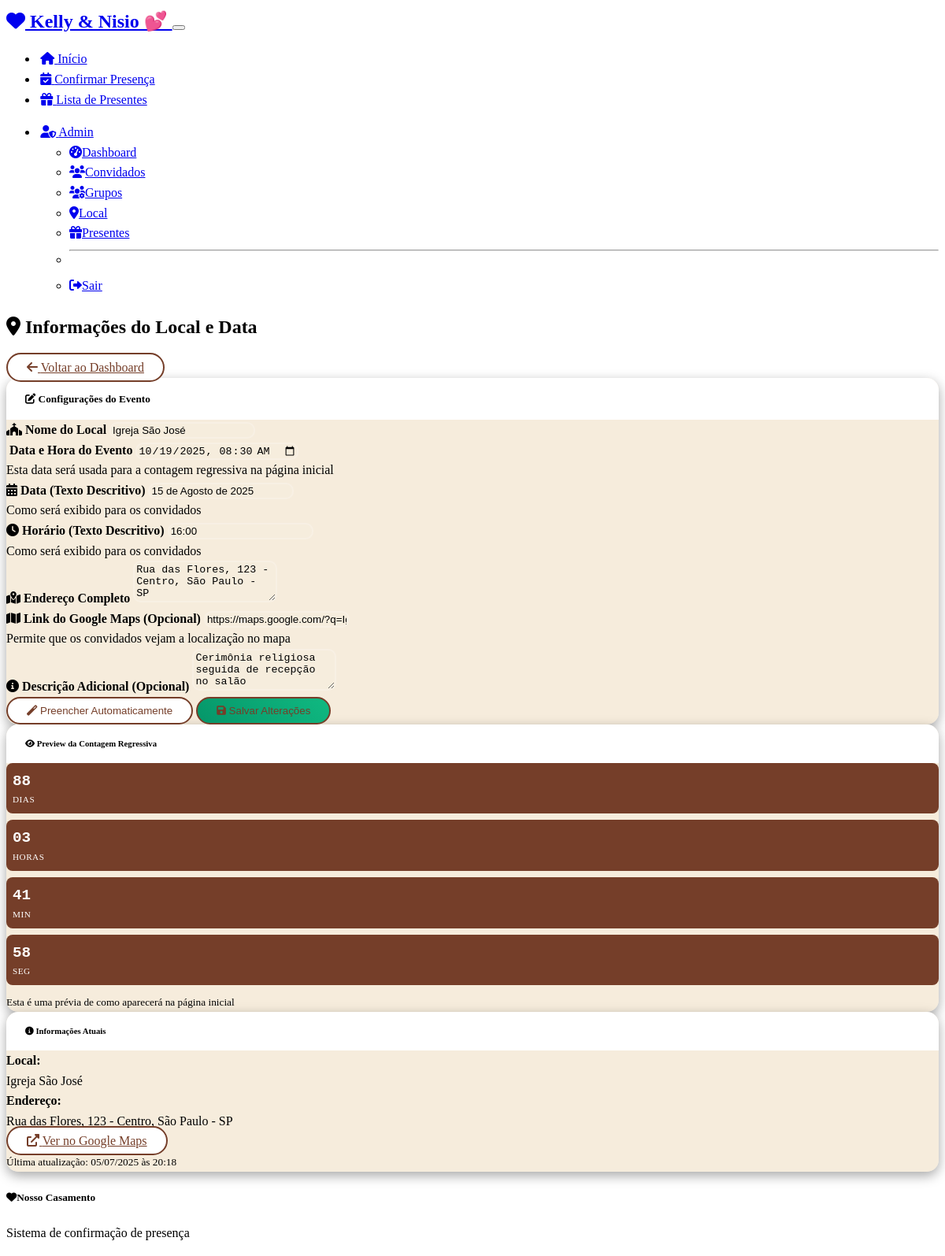
/admin/venue (signed in), run on an earlier commit of the app's database.
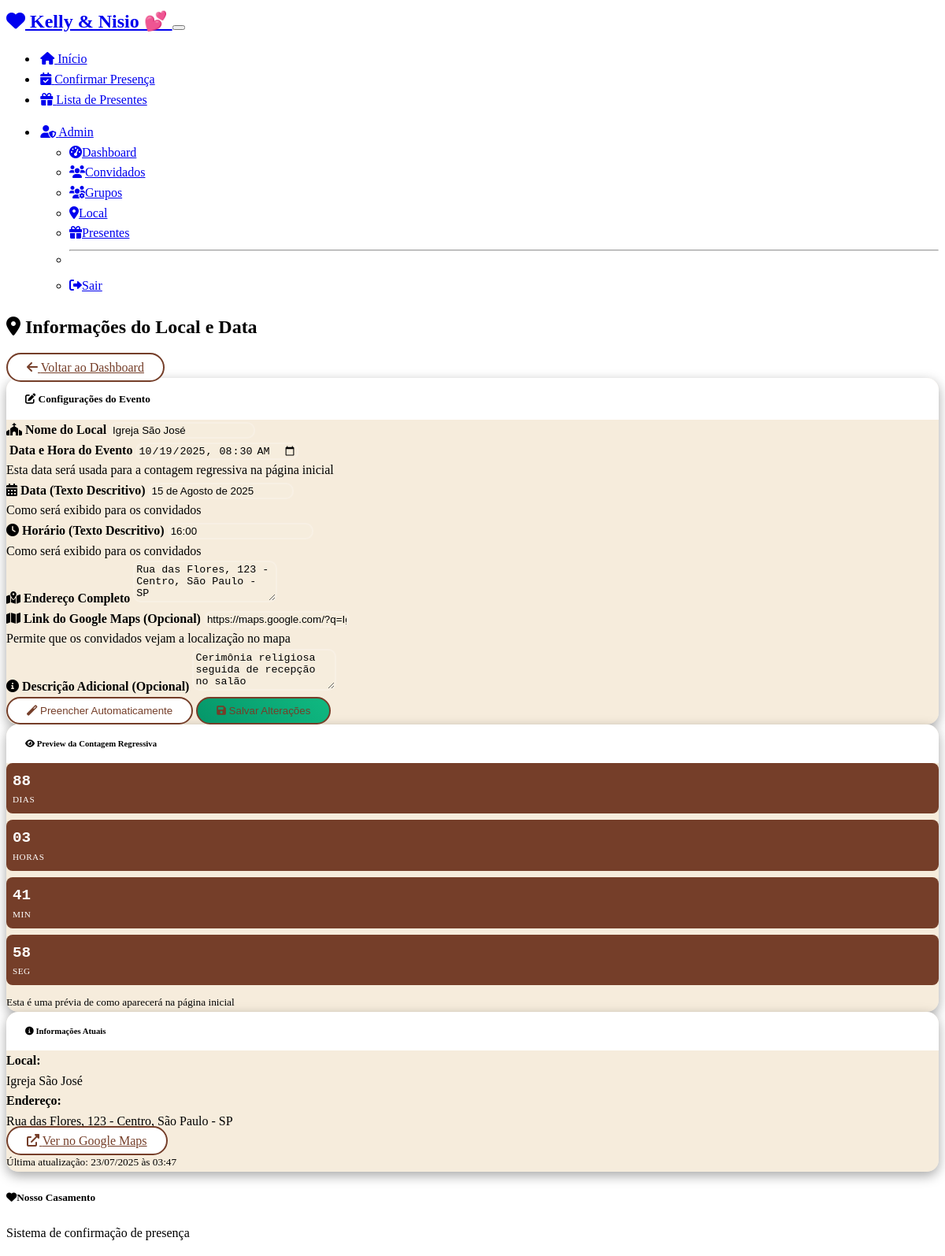
And on a later commit of the database.
### models.py (models this page shows)
class VenueInfo(db.Model):
    id = db.Column(db.Integer, primary_key=True)
    name = db.Column(db.String(200), nullable=False)
    address = db.Column(db.Text, nullable=False)
    map_link = db.Column(db.Text)  # Link do Google Maps
    description = db.Column(db.Text)
    date = db.Column(db.String(100))
    time = db.Column(db.String(100))
    event_datetime = db.Column(db.DateTime)  # Data e hora precisas do evento
    created_at = db.Column(db.DateTime, default=datetime.utcnow)
    updated_at = db.Column(db.DateTime, default=datetime.utcnow, onupdate=datetime.utcnow)

### routes.py (the view)
@app.route('/admin/venue')
def admin_venue():
    if 'admin_id' not in session:
        flash('Acesso negado!', 'danger')
        return redirect(url_for('admin_login'))
    venue = VenueInfo.query.first()
    return render_template('admin_venue.html', venue=venue)

### templates/admin_venue.html (shortened to what the changed rows need)
{% extends "base.html" %}
{% block content %}
<div class="row">
    <div class="col-12">
        <div class="d-flex justify-content-between align-items-center mb-4">
            <h2>
                <i class="fas fa-map-marker-alt me-2"></i>
                Informações do Local e Data
            </h2>
        </div>
        <div class="row">
            <div class="col-lg-8 mb-4">
                <div class="card">
                    <div class="card-body">
                        <form method="POST" action="{{ url_for('update_venue') }}">
                            <div class="row">
                                <div class="col-md-6 mb-3">
                                    <label for="name" class="form-label">
                                        <i class="fas fa-church me-2"></i>
                                        Nome do Local
                                    </label>
                                    <input type="text"
                                           class="form-control"
                                           id="name"
                                           name="name"
                                           value="{{ venue.name if venue else '' }}"
                                           required
                                           placeholder="Ex: Igreja Santa Maria">
                                </div>
                                <div class="col-md-6 mb-3">
                                    <label for="event_datetime" class="form-label">
                                        Data e Hora do Evento
                                    </label>
                                    <input type="datetime-local"
                                           class="form-control"
                                           id="event_datetime"
                                           name="event_datetime"
                                           value="{{ venue.event_datetime.strftime('%Y-%m-%dT%H:%M') if venue and venue.event_datetime else '2025-10-19T08:30' }}"
                                           required>
                                    <div class="form-text">Esta data será usada para a contagem regressiva na página inicial</div>
                                </div>
                            </div>
                            <div class="row">
                                <div class="col-md-6 mb-3">
                                    <label for="date" class="form-label">
                                        <i class="fas fa-calendar-alt me-2"></i>
                                        Data (Texto Descritivo)
                                    </label>
                                    <input type="text"
                                           class="form-control"
                                           id="date"
                                           name="date"
                                           value="{{ venue.date if venue else '' }}"
                                           placeholder="Ex: 19 de Outubro de 2025">
                                    <div class="form-text">Como será exibido para os convidados</div>
                                </div>
                                <div class="col-md-6 mb-3">
                                    <label for="time" class="form-label">
                                        <i class="fas fa-clock me-2"></i>
                                        Horário (Texto Descritivo)
                                    </label>
                                    <input type="text"
                                           class="form-control"
                                           id="time"
                                           name="time"
                                           value="{{ venue.time if venue else '' }}"
                                           placeholder="Ex: 8:30 da manhã">
                                    <div class="form-text">Como será exibido para os convidados</div>
                                </div>
                            </div>
                            <div class="mb-3">
                                <label for="address" class="form-label">
                                    <i class="fas fa-map-marked-alt me-2"></i>
                                    Endereço Completo
                                </label>
                                <textarea class="form-control"
                                          id="address"
                                          name="address"
                                          rows="3"
                                          required
                                          placeholder="Ex: Rua das Flores, 123 - Centro - São Paulo - SP">{{ venue.address if venue else '' }}</textarea>
                            </div>
                            <div class="mb-3">
                                <label for="map_link" class="form-label">
                                    <i class="fas fa-map me-2"></i>
                                    Link do Google Maps (Opcional)
                                </label>
                                <input type="url"
                                       class="form-control"
                                       id="map_link"
                                       name="map_link"
                                       value="{{ venue.map_link if venue else '' }}"
                                       placeholder="https://maps.google.com/...">
                                <div class="form-text">Permite que os convidados vejam a localização no mapa</div>
                            </div>
                            <div class="mb-3">
                                <label for="description" class="form-label">
                                    <i class="fas fa-info-circle me-2"></i>
                                    Descrição Adicional (Opcional)
                                </label>
                                <textarea class="form-control"
                                          id="description"
                                          name="description"
                                          rows="3"
                                          placeholder="Ex: Informações sobre estacionamento, dress code, etc.">{{ venue.description if venue else '' }}</textarea>
                            </div>
                        </form>
                    </div>
                </div>
            </div>
            <div class="col-lg-4">
                {% if venue %}
                <div class="card">
                    <div class="card-header">
                        <h6 class="mb-0">
                            <i class="fas fa-info-circle me-2"></i>
                            Informações Atuais
                        </h6>
                    </div>
                    <div class="card-body">
                        <div class="mb-3">
                            <strong>Local:</strong><br>
                            <span class="text-muted">{{ venue.name }}</span>
                        </div>
                        <div class="mb-3">
                            <strong>Endereço:</strong><br>
                            <span class="text-muted">{{ venue.address }}</span>
                        </div>
                        {% if venue.map_link %}
                        <div class="mb-3">
                            <a href="{{ venue.map_link }}" target="_blank" class="btn btn-outline-primary btn-sm">
                                <i class="fas fa-external-link-alt me-2"></i>
                                Ver no Google Maps
                            </a>
                        </div>
                        {% endif %}
                        <div class="text-muted">
                            <small>Última atualização: {{ venue.updated_at.strftime('%d/%m/%Y às %H:%M') }}</small>
                        </div>
                    </div>
                </div>
                {% endif %}
            </div>
        </div>
    </div>
</div>
{% endblock %}

What changed in the data, as far as the page shows it:
changed VenueInfo "Igreja São José": updated_at "05/07/2025 às 20:18" → "23/07/2025 às 03:47"
